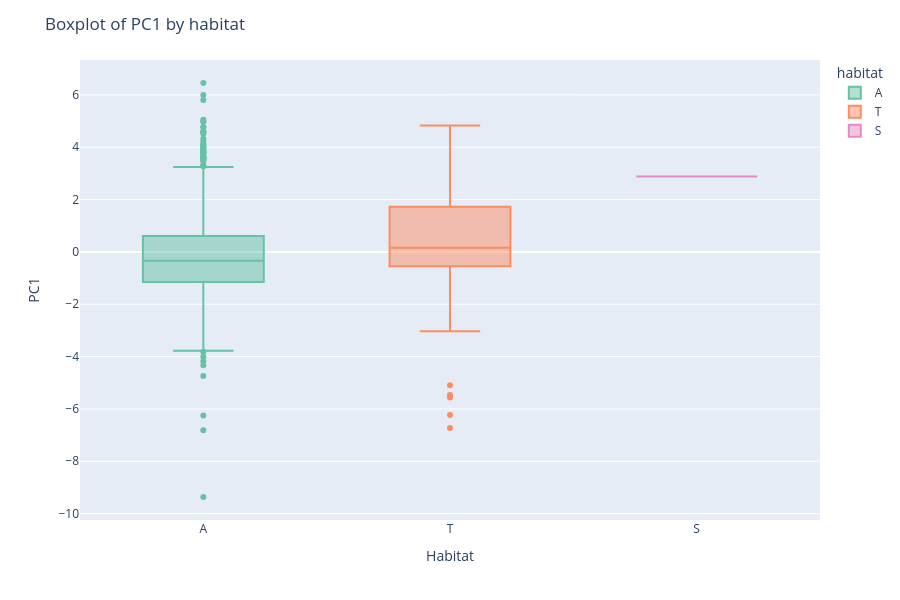

Notebook cell for this chart:
### Markdown cell above
p-value = 2.63e-17 < 0.05 -> the data does not follow a normal distribution

We still do the t-test

### Code cell
# boxplot 
fig = px.box(
    df,
    x="habitat",         
    y="PC1",           
    color="habitat",
    color_discrete_sequence=px.colors.qualitative.Set2,
    # category_orders={"Class": ordered_classes},
)

fig.update_layout(
    title="Boxplot of PC1 by habitat",
    xaxis_title="Habitat",
    yaxis_title="PC1",
    height=600
)

fig.show()

### Figure 1 — Plotly figure (JSON) as saved in the notebook; plotly's stock layout.template omitted (floating-point values rounded to 4 significant figures; data arrays with more than 128 entries replaced by an {"elided": "..."} marker saying what was removed)
{"data": [{"alignmentgroup": "True", "hovertemplate": "habitat=%{x}<br>PC1=%{y}<extra></extra>", "legendgroup": "A", "marker": {"color": "rgb(102,194,165)"}, "name": "A", "notched": false, "offsetgroup": "A", "orientation": "v", "showlegend": true, "type": "box", "x": {"elided": "873 str values"}, "x0": " ", "xaxis": "x", "y": {"elided": "873 float values"}, "y0": " ", "yaxis": "y"}, {"alignmentgroup": "True", "hovertemplate": "habitat=%{x}<br>PC1=%{y}<extra></extra>", "legendgroup": "T", "marker": {"color": "rgb(252,141,98)"}, "name": "T", "notched": false, "offsetgroup": "T", "orientation": "v", "showlegend": true, "type": "box", "x": {"elided": "218 str values"}, "x0": " ", "xaxis": "x", "y": {"elided": "218 float values"}, "y0": " ", "yaxis": "y"}, {"alignmentgroup": "True", "hovertemplate": "habitat=%{x}<br>PC1=%{y}<extra></extra>", "legendgroup": "S", "marker": {"color": "rgb(231,138,195)"}, "name": "S", "notched": false, "offsetgroup": "S", "orientation": "v", "showlegend": true, "type": "box", "x": ["S"], "x0": " ", "xaxis": "x", "y": [2.882], "y0": " ", "yaxis": "y"}], "layout": {"boxmode": "overlay", "height": 600, "legend": {"title": {"text": "habitat"}, "tracegroupgap": 0}, "margin": {"t": 60}, "title": {"text": "Boxplot of PC1 by habitat"}, "xaxis": {"anchor": "y", "categoryarray": ["A", "T", null, "S"], "categoryorder": "array", "domain": [0, 1], "title": {"text": "Habitat"}}, "yaxis": {"anchor": "x", "domain": [0, 1], "title": {"text": "PC1"}}}}
